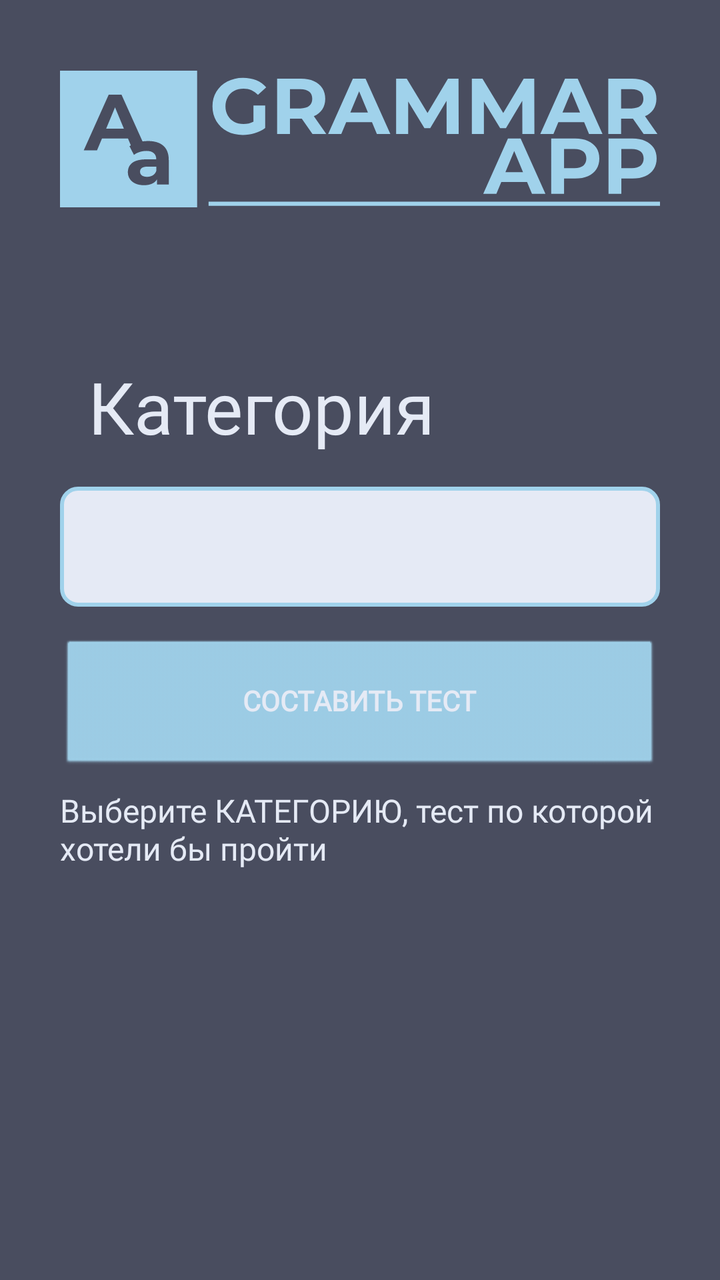
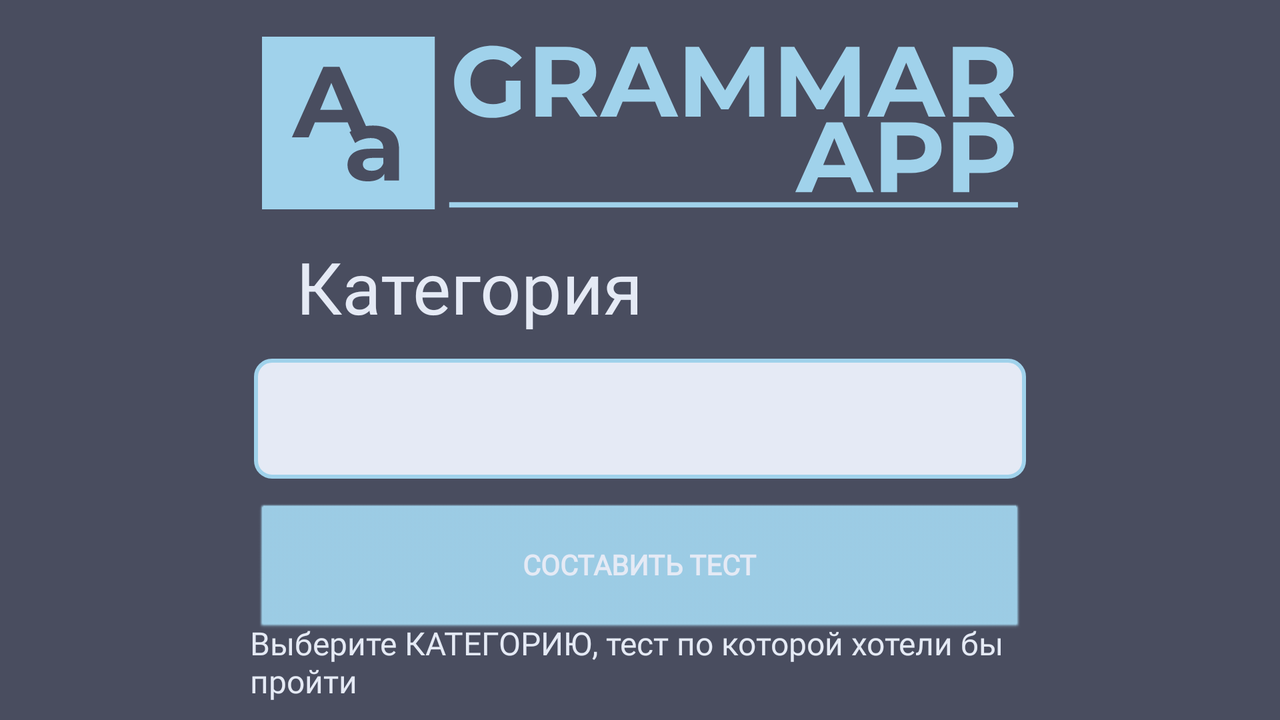

The same Android screen from two of the app's own layout files: first res/layout/ as a phone draws it, then the repository's variant for another configuration, drawn on a device whose configuration selects that folder. Both files follow.
<!-- AndroidManifest.xml: application theme Theme.AppCompat.Light.NoActionBar -->
<!-- res/layout/second_activity.xml -->
<?xml version="1.0" encoding="utf-8"?>
<androidx.constraintlayout.widget.ConstraintLayout xmlns:android="http://schemas.android.com/apk/res/android"
    xmlns:app="http://schemas.android.com/apk/res-auto"
    xmlns:tools="http://schemas.android.com/tools"
    android:layout_width="match_parent"
    android:layout_height="match_parent"
    android:background="@color/bg_color">

    <ImageView
        android:id="@+id/imageLogo3"
        android:layout_width="300dp"
        android:layout_height="91dp"
        android:layout_marginTop="24dp"
        app:layout_constraintEnd_toEndOf="parent"
        app:layout_constraintStart_toStartOf="parent"
        app:layout_constraintTop_toTopOf="parent"
        app:srcCompat="@drawable/ic_app_logo"
        tools:ignore="VectorDrawableCompat" />

    <TextView
        android:id="@+id/title4"
        android:layout_width="wrap_content"
        android:layout_height="wrap_content"
        android:layout_marginTop="64dp"
        android:fontFamily="@font/montserrat"
        android:text="@string/category"
        android:textColor="@color/purple_3"
        android:textSize="36sp"
        app:layout_constraintEnd_toEndOf="parent"
        app:layout_constraintHorizontal_bias="0.236"
        app:layout_constraintStart_toStartOf="parent"
        app:layout_constraintTop_toBottomOf="@+id/imageLogo3" />

    <Spinner
        android:id="@+id/setCategory"
        android:layout_width="300dp"
        android:layout_height="60dp"
        android:layout_marginTop="16dp"

        android:background="@drawable/form_border"
        android:ems="10"
        android:fontFamily="@font/montserrat"
        android:inputType="textUri"
        android:paddingLeft="4pt"
        android:paddingRight="4pt"
        android:text="Выберите категорию"
        android:textColor="@color/bg_color"
        android:textSize="14sp"
        app:layout_constraintEnd_toEndOf="parent"
        app:layout_constraintStart_toStartOf="parent"
        app:layout_constraintTop_toBottomOf="@+id/title4"
        tools:text="Выберите категорию" />

    <Button
        android:id="@+id/createTest"
        style="@android:style/Widget.Button"
        android:layout_width="300dp"
        android:layout_height="67dp"
        android:layout_marginTop="16dp"
        android:backgroundTint="@color/sea_1"
        android:fontFamily="@font/montserrat"
        android:text="@string/create_test"
        android:textColor="@color/purple_3"
        android:textStyle="bold"
        app:cornerRadius="8dp"
        app:layout_constraintEnd_toEndOf="parent"
        app:layout_constraintStart_toStartOf="parent"
        app:layout_constraintTop_toBottomOf="@+id/setCategory" />

    <TextView
        android:id="@+id/textView"
        android:layout_width="300dp"
        android:layout_height="58dp"
        android:layout_marginTop="8dp"
        android:fontFamily="@font/montserrat"
        android:textAllCaps="false"
        android:textColor="@color/purple_3"
        android:textSize="16sp"
        app:layout_constraintEnd_toEndOf="parent"
        app:layout_constraintStart_toStartOf="parent"
        app:layout_constraintTop_toBottomOf="@+id/createTest"
        tools:text="@string/hint_second" />

</androidx.constraintlayout.widget.ConstraintLayout>
<!-- resources referenced by this layout -->
<resources>
  <color name="bg_color">#494D5F </color>
  <color name="purple_3">#E5EAF5</color>
  <color name="sea_1">#A0D2EB</color>
  <!-- drawable form_border (drawable-v24) -->
  <?xml version="1.0" encoding="utf-8"?>
  <shape
      xmlns:android="http://schemas.android.com/apk/res/android"
      android:shape="rectangle">
  
      <corners android:radius="8dp" />
      <solid android:color="@color/purple_3" />
      <stroke
          android:width="2dp"
          android:color="@color/sea_1" />
  </shape>
  <!-- drawable ic_app_logo: vector/xml drawable (drawable, 5358 chars, omitted) -->
  <string name="category">Категория</string>
  <string name="create_test">СОСТАВИТЬ ТЕСТ</string>
  <string name="hint_second">Выберите КАТЕГОРИЮ, тест по которой хотели бы пройти</string>
</resources>
<!-- res/layout-land/second_activity.xml (the repository's variant of the layout above) -->
<!-- drawn on the phone turned sideways -->
<?xml version="1.0" encoding="utf-8"?>
<androidx.constraintlayout.widget.ConstraintLayout xmlns:android="http://schemas.android.com/apk/res/android"
    xmlns:app="http://schemas.android.com/apk/res-auto"
    xmlns:tools="http://schemas.android.com/tools"
    android:layout_width="match_parent"
    android:layout_height="match_parent"
    android:background="@color/bg_color">

    <ImageView
        android:id="@+id/imageLogo5"
        android:layout_width="378dp"
        android:layout_height="91dp"
        android:layout_marginTop="16dp"
        app:layout_constraintEnd_toEndOf="parent"
        app:layout_constraintStart_toStartOf="parent"
        app:layout_constraintTop_toTopOf="parent"
        app:srcCompat="@drawable/ic_app_logo"
        tools:ignore="VectorDrawableCompat" />

    <Button
        android:id="@+id/createTest"
        style="@android:style/Widget.Button"
        android:layout_width="386dp"
        android:layout_height="67dp"
        android:layout_marginTop="12dp"
        android:backgroundTint="@color/sea_1"
        android:fontFamily="@font/montserrat"
        android:text="@string/create_test"
        android:textColor="@color/purple_3"
        android:textStyle="bold"
        app:cornerRadius="8dp"
        app:layout_constraintEnd_toEndOf="parent"
        app:layout_constraintStart_toStartOf="parent"
        app:layout_constraintTop_toBottomOf="@+id/setCategory" />

    <TextView
        android:id="@+id/textView4"
        android:layout_width="390dp"
        android:layout_height="41dp"
        android:layout_marginBottom="16dp"
        android:fontFamily="@font/montserrat"
        android:textAllCaps="false"
        android:textColor="@color/purple_3"
        android:textSize="16sp"
        app:layout_constraintBottom_toBottomOf="parent"
        app:layout_constraintEnd_toEndOf="parent"
        app:layout_constraintStart_toStartOf="parent"
        app:layout_constraintTop_toBottomOf="@+id/createTest"
        tools:text="@string/hint_second" />

    <TextView
        android:id="@+id/title3"
        android:layout_width="wrap_content"
        android:layout_height="wrap_content"
        android:layout_marginTop="12dp"
        android:fontFamily="@font/montserrat"
        android:text="@string/category"
        android:textColor="@color/purple_3"
        android:textSize="36sp"
        app:layout_constraintEnd_toEndOf="parent"
        app:layout_constraintHorizontal_bias="0.317"
        app:layout_constraintStart_toStartOf="parent"
        app:layout_constraintTop_toBottomOf="@+id/imageLogo5" />

    <Spinner
        android:id="@+id/setCategory"
        android:layout_width="386dp"
        android:layout_height="60dp"

        android:layout_marginTop="12dp"
        android:background="@drawable/form_border"
        android:ems="10"
        android:fontFamily="@font/montserrat"
        android:inputType="textUri"
        android:paddingLeft="4pt"
        android:paddingRight="4pt"
        android:text="Выберите категорию"
        android:textColor="@color/bg_color"
        android:textSize="14sp"
        app:layout_constraintEnd_toEndOf="parent"
        app:layout_constraintStart_toStartOf="parent"
        app:layout_constraintTop_toBottomOf="@+id/title3"
        tools:text="Выберите категорию" />
</androidx.constraintlayout.widget.ConstraintLayout>
